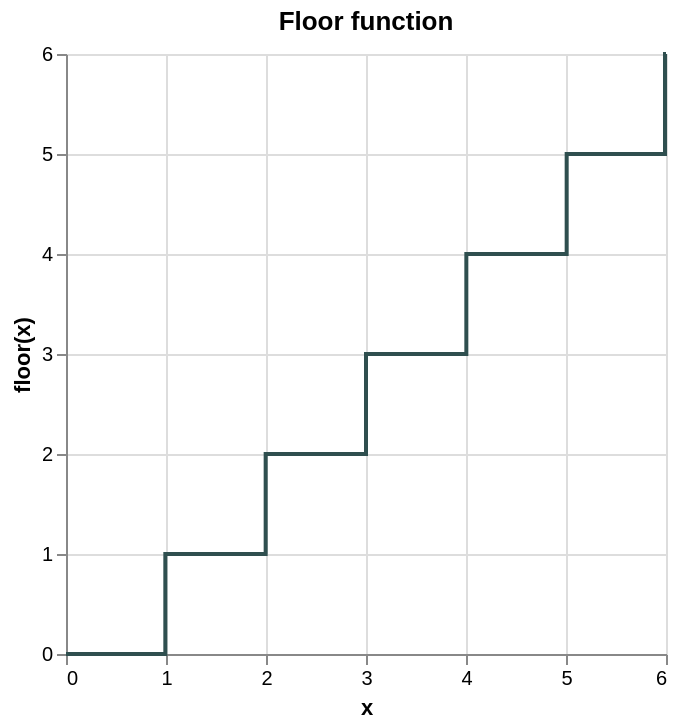

Vega-Lite specification stored for this chart:
### Vega-Lite specification from a JSON file in a GitHub repository (floating-point values rounded to 4 significant figures; data arrays with more than 128 entries replaced by an {"elided": "..."} marker saying what was removed)
{"$schema": "https://vega.github.io/schema/vega-lite/v6.json", "encoding": {"x": {"title": "x", "type": "quantitative", "field": "x"}, "y": {"title": "floor(x)", "type": "quantitative", "field": "y"}}, "mark": {"color": "darkslategray", "strokeWidth": 2, "interpolate": "step", "type": "line"}, "data": {"values": {"elided": "300 records"}}, "title": "Floor function"}
